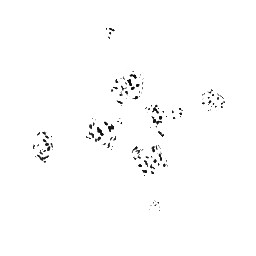
#> input picture generator/scene_000/images/img_0007.png, 256 x 256 px
$ jupyter execute --allow-errors ImageProcessing.ipynb   (shell and % lines are left out)   (text cells are left out)
#> lines starting #> are read from the running program, lines starting #| are printed output that depends on the picture; after the words box and inside, x2 and y2 are one past the last pixel; in counts of white or black regions, pixels touching at a corner belong together; pictures that were not available may be replaced by others from this repository, and a replacement may not be noted
[cell 1]
import numpy as np
import matplotlib.pyplot as plt
from matplotlib import cm
import matplotlib.animation as animation

import PIL
from PIL import Image
import cv2 as cv
import glob
import os
from tqdm import tqdm_notebook

[cell 2]
scene_dir = "scenes/scene_000/images/img_*"
scene_name = "blob_scene"
images = glob.glob(scene_dir)
images.sort()

[cell 3]
print("num images: ", len(images), "ex: ",  images[0])

[cell 4]
import torch
import torch.nn.functional as F
import torchvision.transforms as transforms

#> (a cell that did not finish here is left out)

#> (a cell that did not finish here is left out)

#> (a cell that did not finish here is left out)

#> (a cell that did not finish here is left out)

[cell 9]
class DataLoader(torch.utils.data.Dataset):
    def __init__(self,
                 scene_dir="scenes/scene_000/images/",
                 textured="img_*",
                 ground_truth="gt_*",
                 scene_name="scene",
                 center_img=True,
                 resize=(256, 256),
                 load_gt = True,
                 frame_diff=False
        ):

#> called with scene_dir = 'scenes/scene_000/images/', textured = 'img_*', ground_truth = 'gt_*', scene_name = 'scene', center_img = True, resize = (128, 128), load_gt = True, frame_diff = False
        super(DataLoader, self).__init__()
        self.scene_dir = scene_dir
        self.scene_name = scene_name
        self.textured = glob.glob(scene_dir + textured)
        self.gt = glob.glob(scene_dir + ground_truth)
        self.frame_diff = frame_diff

        self.textured.sort()
        self.gt.sort()

        self.center_img = center_img
        self.resize = resize
#> self.resize = (128, 128)
#> in open, returned value is the input picture: PIL image 256x256 L; min 14, max 255, mean 252.4

        self.load_gt = load_gt

    def center_crop(self, image, size):
#> called with size = 1024
        x_low = image.width / 2 - size / 2
#> x_low = -384
        x_high = image.width / 2 + size / 2
#> x_high = 640
        y_low = image.height / 2 - size / 2
#> y_low = -384
        y_high = image.height / 2 + size / 2
#> y_high = 640

        image = image.crop((x_low, y_low, x_high, y_high))
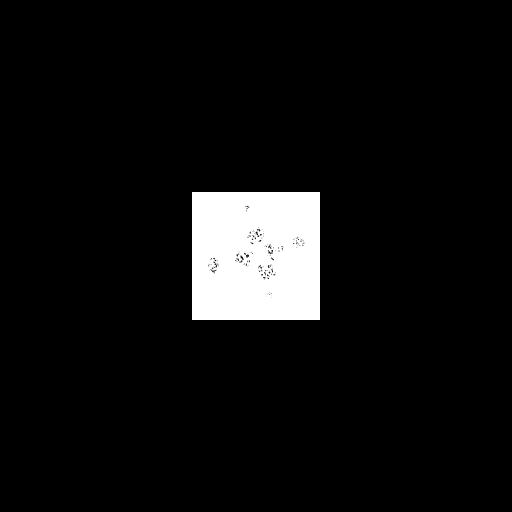
#> image: PIL image 1024x1024 L (shown at 1/2 size); min 0, max 255, mean 15.8
        return image


    def transforms(self, img):

        if self.center_img:
            img = self.center_crop(img, 1024)

        if self.resize:
            img = img.resize(self.resize)
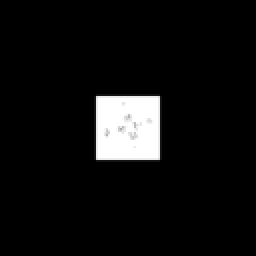
#> img: PIL image 128x128 L (shown 2 times larger); min 0, max 255, mean 15.8

        toTensor = transforms.ToTensor()
        img = toTensor(img) / 255
        return img

    def open(self, img):
        return Image.open(img).convert('L')

    def __len__(self):
        return len(self.images) - 1

    def __getitem__(self, idx):
        idx += 1
        image = self.open(self.textured[idx])
        textured = self.transforms(image)

        prev = self.transforms(self.open(self.textured[idx - 1]))
        if self.frame_diff:
            frame_diff = textured - prev
            textured = torch.cat((textured, frame_diff), axis=0)

        if self.load_gt:
            image = self.open(self.gt[idx])
            gt = self.transforms(image)
            return textured, gt

        return textured

[cell 10]
trainloader = DataLoader(resize=(128, 128))

#> (a cell that did not finish here is left out)

[cell 12]
import torch.nn as nn

class DenoisingConv(nn.Module):

    def __init__(self, in_channels, hidden_channels, out_channels):
        super(DenoisingConv, self).__init__()
        self.in_channels = in_channels
        self.hidden_channels = hidden_channels
        self.out_channels = out_channels

        self.conv1 = nn.Conv2d(in_channels, hidden_channels, (3, 3))
        self.conv2 = nn.Conv2d(hidden_channels, hidden_channels, (3, 3))
        self.deconv1 = nn.ConvTranspose2d(hidden_channels, hidden_channels, (3, 3))
        self.deconv2 = nn.ConvTranspose2d(hidden_channels, out_channels, (3, 3))


    def forward(self, x):
        x = self.conv1(x)
        x = nn.functional.selu(x)
        x = self.conv2(x)
        x = nn.functional.selu(x)
        x = self.deconv1(x)
        x = nn.functional.selu(x)
        x = self.deconv2(x)
        x = nn.functional.selu(x)
        return x

[cell 13]
use_mnist = False
noisy_gestalt = False
use_frame_diff = False

#> (the rest of this cell did not finish here and is left out)

[cell 14]
epochs = 1000
save_every = 10

train_preds = []
train_loss = []

#> (the rest of this cell did not finish here and is left out)

[cell 15]
plt.plot(train_loss)
plt.show()
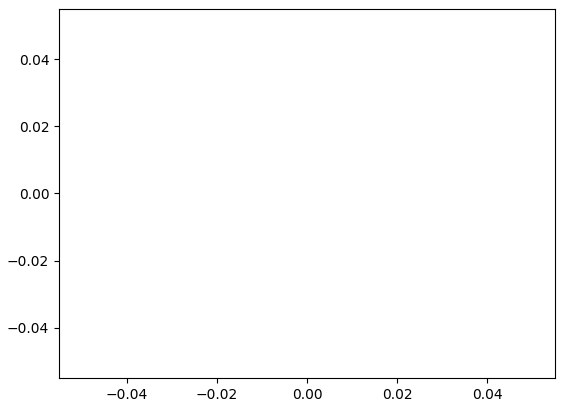
#> figure drawn by matplotlib, 1 panel

[cell 16]
def plot_img(img):
    img = img.detach().numpy()
    img = img.squeeze()
    plt.imshow(img)

#> (a cell that did not finish here is left out)

[cell 18]
fig, axs = plt.subplots(1, 3, figsize=(10, 8))
plt.suptitle("Denoising Autoencoder", fontsize=18, y=0.85)
#> (the rest of this cell did not finish here and is left out)

[cell 19]
from matplotlib.animation import FuncAnimation

fig, ax = plt.subplots(1, 1, figsize=(8,8))

#> (the rest of this cell did not finish here and is left out)

[cell 20]
diffs = []
for i in range(1, len(images)):
    img_b = cv.imread(images[i])
#> img_b: shape (256, 256, 3); min 14, max 255, mean 252.4
    img_a = cv.imread(images[i-1])
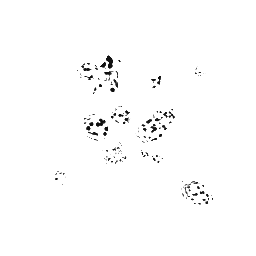
#> input picture generator/scene_000/images/img_0002.png, 256 x 256 px
#> img_a is the input picture: shape (256, 256, 3); min 14, max 255, mean 252.2
    print(img_a.shape, img_b.shape)
#| (256, 256, 3) (256, 256, 3)
    diff = img_b - img_a
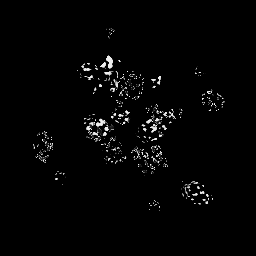
#> diff: shape (256, 256, 3); min 0, max 254, mean 4.4

    diffs.append(diff)
#> pass 2 of the loop `for i in range(1, len(images)):`:
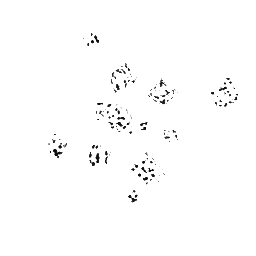
#> input picture generator/scene_000/images/img_0008.png, 256 x 256 px
#> img_b is the input picture: shape (256, 256, 3); min 14, max 255, mean 252.4
#| (256, 256, 3) (256, 256, 3)
#> `diff = img_b - img_a`:
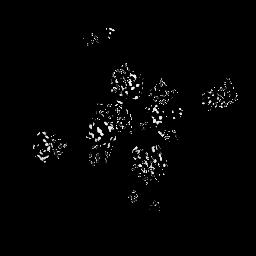
#> diff: shape (256, 256, 3); min 0, max 255, mean 4.2

#> (a cell that did not finish here is left out)

[cell 22]
# Usually we use `%matplotlib inline`. However we need `notebook` for the anim to render in the notebook.
import matplotlib.animation as animation

fps = 20
nSeconds = int(len(diffs) / fps)
#> nSeconds = 0
snapshots = diffs
#> snapshots = 2 items

# First set up the figure, the axis, and the plot element we want to animate
fig = plt.figure()

a = snapshots[0]
im = plt.imshow(a, interpolation='none', aspect='auto', vmin=0, vmax=1)

def animate_func(i):
    if i % fps == 0:
        print( '.', end ='' )

    im.set_array(snapshots[i])
    return [im]

anim = animation.FuncAnimation(
                               fig,
                               animate_func,
                               frames = nSeconds * fps,
                               interval = 1000 / fps, # in ms
                               )

#> (the rest of this cell did not finish here and is left out)

[cell 23]
cap = cv.VideoCapture("movies/scene_000_tex.mp4")
ret, frame1 = cap.read()
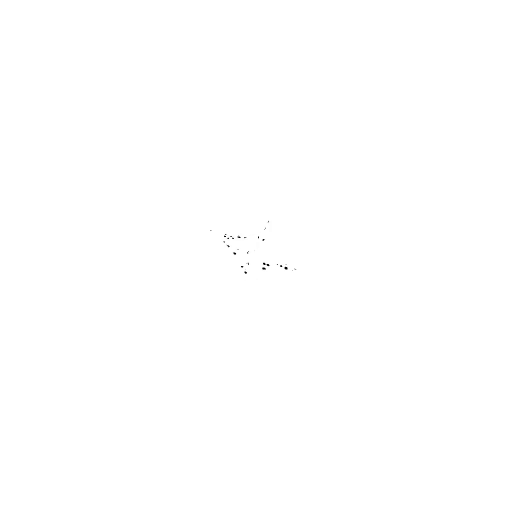
#> input picture frame 10 of 100_v2.mp4, 1024 x 1024 px, given in place of scene_000_tex.mp4, which was not available (shown at 1/2 size)
#> frame1 is the input picture: shape (1024, 1024, 3); min 0, max 255, mean 254.9
prvs = cv.cvtColor(frame1,cv.COLOR_BGR2GRAY)
hsv = np.zeros_like(frame1)
hsv[...,1] = 255
while(1):
    ret, frame2 = cap.read()
    next = cv.cvtColor(frame2,cv.COLOR_BGR2GRAY)
    flow = cv.calcOpticalFlowFarneback(prvs,next, None, 0.5, 3, 15, 3, 5, 1.2, 0)
    mag, ang = cv.cartToPolar(flow[...,0], flow[...,1])
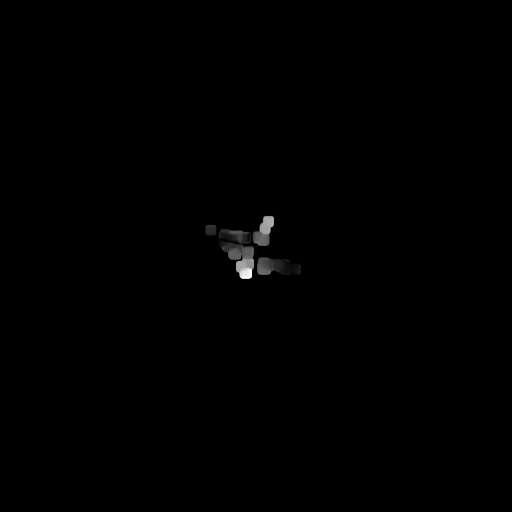
#> mag: shape (1024, 1024) float32 (shown at 1/2 size); min 0, max 4.75, mean 0.0134; drawn with min black and max white
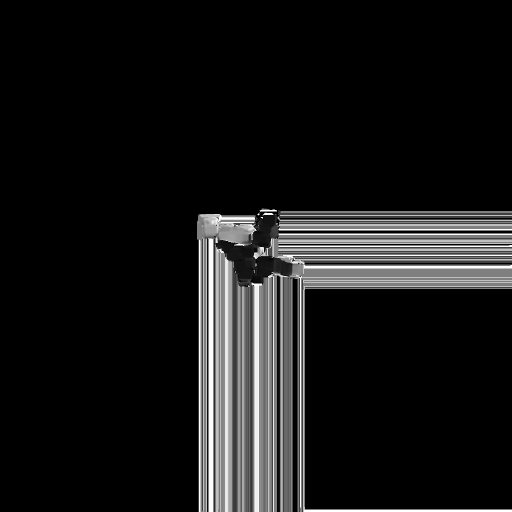
#> ang: shape (1024, 1024) float32 (shown at 1/2 size); min 0, max 6.28, mean 0.58; drawn with min black and max white
    hsv[...,0] = ang*180/np.pi/2
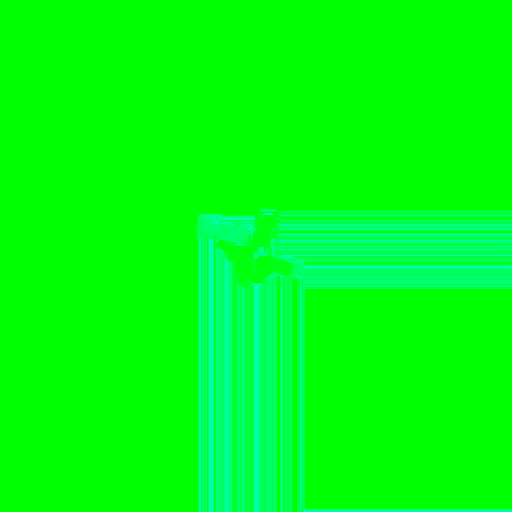
#> hsv: shape (1024, 1024, 3) (shown at 1/2 size); mean of channels 0, 1, 2 16.6, 255, 0; drawn as B, G, R
    hsv[...,2] = cv.normalize(mag,None,0,255,cv.NORM_MINMAX)
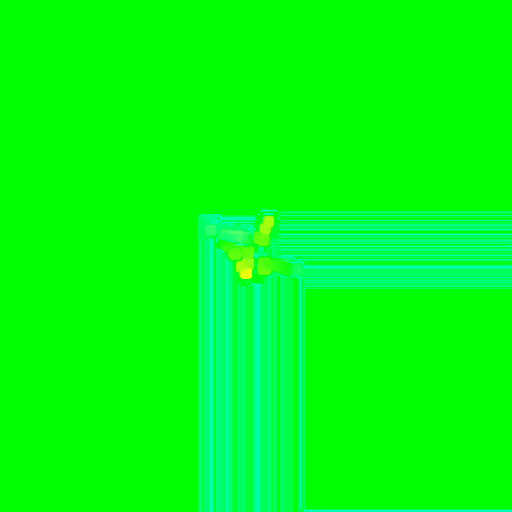
#> hsv: shape (1024, 1024, 3) (shown at 1/2 size); 0.95% of pixels changed, all inside (x1, y1, x2, y2) = (410, 431, 603, 559); drawn as B, G, R
    bgr = cv.cvtColor(hsv,cv.COLOR_HSV2BGR)
    cv.imshow('frame2',bgr)
    k = cv.waitKey(30) & 0xff
#> (key Esc is pressed here)
    if k == 27:
        break
    elif k == ord('s'):
        cv.imwrite('opticalfb.png',frame2)
        cv.imwrite('opticalhsv.png',bgr)
    prvs = next
